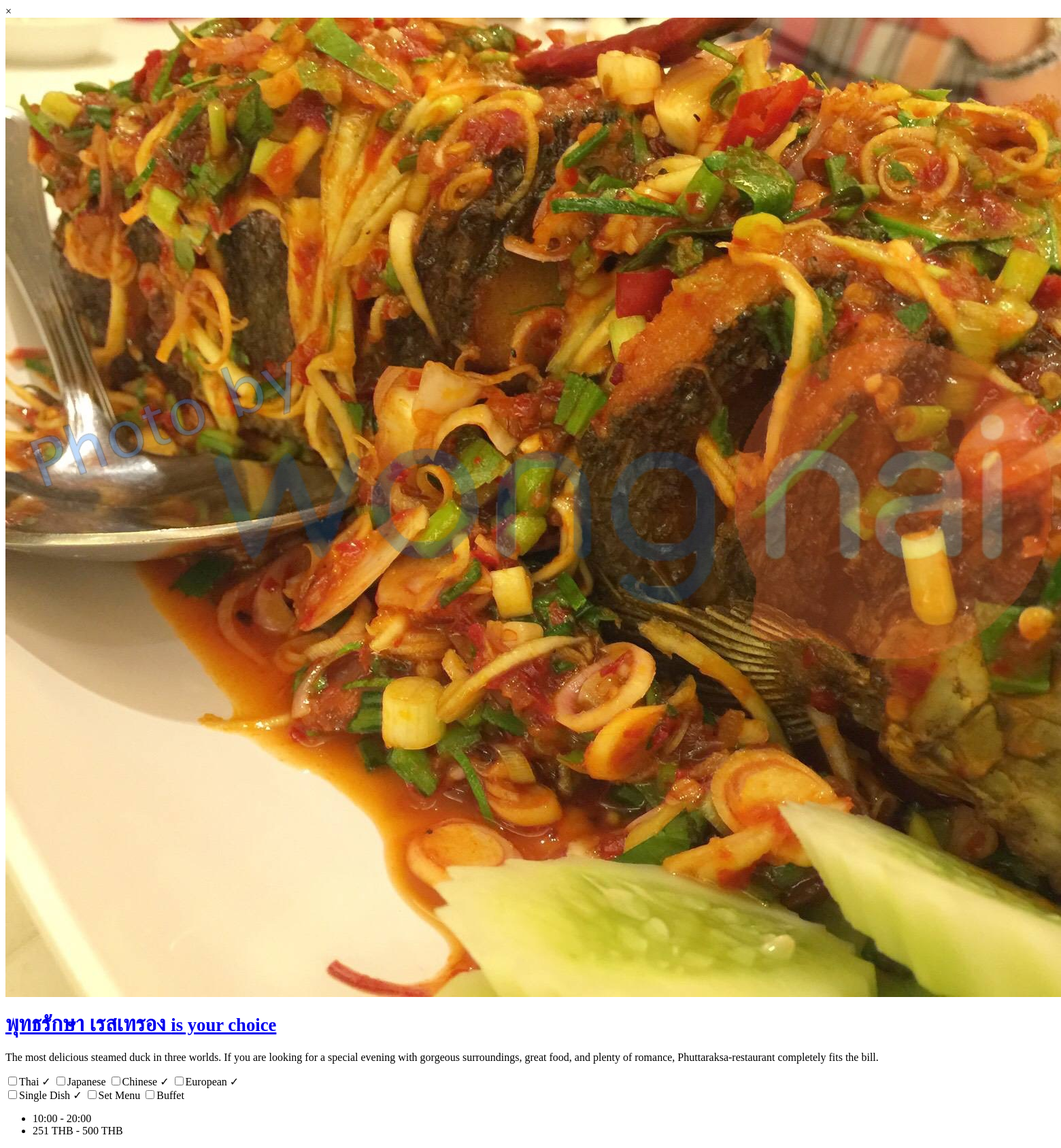
The page /recommend.php (signed in) on the database its author committed.
### tables this page shows
CREATE TABLE `restaurant` (
  `RestaurantID` int(11) NOT NULL,
  `Name` varchar(255) NOT NULL,
  `MinPrice` int(11) NOT NULL,
  `MaxPrice` int(11) DEFAULT NULL,
  `Location` varchar(255) NOT NULL,
  `Type` varchar(255) NOT NULL,
  `OpenTime` double NOT NULL,
  `CloseTime` double NOT NULL,
  `Promotion` varchar(255) DEFAULT NULL,
  `Description` text NOT NULL
);

### dbconnect.php (called while the page is built, shortened)
<?php
  function _imgurl($id, $subid) {
    $imgname = sprintf("%04d", $id);
    $imgurl = "Picture/".$imgname.'/'.$imgname.'-'.$subid.'.jpg';
    return $imgurl;
  }
  function imgurl($id) {
    return _imgurl($id, 1 + (rand() % 4));
  }
  function totime($input) {
    $minutes = $input - floor($input);
    return gmdate("H:i", $minutes * 6000 + floor($input) * 3600);
  }
  function isresopen($opentime, $closetime) {
    $currenttime = doubleval(date('H.i'));
    return $opentime <= $currenttime && $currenttime <= $closetime;
  }
?>

### recommend.php (the view, shortened to what this page needs)
<?php
  include_once("dbconnect.php");
  $loggedin = isset($_SESSION['Username']);
  $range = 5;
  $ids = array();
  if (!$loggedin) {
    $revs = mysqli_query($con, "select RestaurantID, avg(Rating) as avr from rating group by RestaurantID order by avr desc limit ".$range);
    while ($rev = mysqli_fetch_assoc($revs))
      array_push($ids, $rev['RestaurantID']);
  } else {
    $selecty = mysqli_query($con, "select r.RestaurantID, r.Rating, u.FoodPreferences, res.Type, res.OpenTime, res.CloseTime, res.MinPrice, res.MaxPrice, res.Location from rating as r, user as u, restaurant as res where r.UserID = ".$_SESSION['ID']." and u.UserID = r.UserID and r.RestaurantID = res.RestaurantID order by Rating desc limit ".$range);
    while ($myres = mysqli_fetch_assoc($selecty)) {
      if (!isresopen($myres['OpenTime'], $myres['CloseTime']))
        continue;
      array_push($ids, $myres['RestaurantID']);
    }
  }
  $rsize = sizeof($ids);
  $ID = $rsize != 0 ? $ids[rand() % min($range, $rsize)] : -1;
  $res = mysqli_fetch_assoc(mysqli_query($con, "select * from restaurant where RestaurantID = '$ID' limit 1"));
?>
<link rel="stylesheet" type="text/css" href="assets/css/checkbox.css" />
<div class="modal-content">
  <span class="close">×</span>
  <div class="row">
    <div class="col-lg-6 col-md-6 col-sm-12 col-xs-12">
      <img class="thumbnail" id="latest-review-img" src=<?php echo imgurl($res['RestaurantID']) ?> onerror="imgerror(this);" />
    </div>
    <div id="restaurant-name" class="col-lg-6 col-md-6 col-sm-12 col-xs-12">
      <a href=view-restaurant.php?id=<?php echo $ID ?>>
        <h1><?php echo $res['Name'] ?>
          <b><small> is your choice</small></b>
        </h1>
      </a>
    </div>
    <div class="col-lg-6 col-md-6 hidden-sm hidden-xs">
      <p><?php echo $res['Description'] ?></p>
    </div>
    <div class="col-lg-6 col-md-6">
      <?php $combine = 1; include('food-type.php'); ?>
    </div>
    <div class="col-lg-6 col-md-6">
      <?php
        $opentime = totime($res['OpenTime']);
        $closetime = totime($res['CloseTime']);
        $minprice = $res['MinPrice'].' THB';
        $maxprice = $res['MaxPrice'].' THB';
      ?>
      <ul class="pager">
        <li>
          <span <?php if (!isresopen($opentime, $closetime)) echo 'style="color:red;"';  ?>><?php echo $opentime . ' - ' . $closetime ?></span>
        </li>
        <li>
          <span><?php echo $minprice . ' - ' . $maxprice ?></span>
        </li>
      </ul>
    </div>
  </div>
</div>

### food-type.php (shortened to what this page needs)
<div class="row text-center">
  <div class="btn-group btn-group-justified" role="group" id="foodtype" data-toggle="buttons">
    <?php if (strpos($res['Type'], '01') !== false) { ?>
    <label class="btn btn-success active"> <?php } else { ?> <label class="btn btn-success"> <?php } ?>
      <input type="checkbox"><span id="long">Thai</span><span id="short">&#x1F1F9;&#x1F1ED;</span>
    </label>
    <?php if (strpos($res['Type'], '02') !== false) { ?>
    <label class="btn btn-warning active"> <?php } else { ?> <label class="btn btn-warning"> <?php } ?>
      <input type="checkbox"><span id="long">Japanese</span><span id="short">&#x1F1EF;&#x1F1F5;</span>
    </label>
    <?php if (strpos($res['Type'], '03') !== false) { ?>
    <label class="btn btn-danger active"> <?php } else { ?> <label class="btn btn-danger"> <?php } ?>
      <input type="checkbox"><span id="long">Chinese</span><span id="short">&#x1F1E8;&#x1F1F3;</span>
    </label>
    <?php if (strpos($res['Type'], '04') !== false) { ?>
    <label class="btn btn-primary active"> <?php } else { ?> <label class="btn btn-primary"> <?php } ?>
      <input type="checkbox"><span id="long">European</span><span id="short">&#x1F1EA;&#x1F1FA;</span>
    </label>
  </div>
  <div class="btn-group btn-group-justified" role="group" id="dishtype" data-toggle="buttons">
    <?php if (strpos($res['Type'], '11') !== false) { ?>
    <label class="btn btn-default active"> <?php } else { ?> <label class="btn btn-default"> <?php } ?>
      <input type="checkbox"><span id="long">Single Dish</span><span id="short">&#x1F35A;</span>
    </label>
    <?php if (strpos($res['Type'], '12') !== false) { ?>
    <label class="btn btn-default active"> <?php } else { ?> <label class="btn btn-default"> <?php } ?>
      <input type="checkbox"><span id="long">Set Menu</span><span id="short">&#x1F371;</span>
    </label>
    <?php if (strpos($res['Type'], '13') !== false) { ?>
    <label class="btn btn-default active"> <?php } else { ?> <label class="btn btn-default"> <?php } ?>
      <input type="checkbox"><span id="long">Buffet</span><span id="short">&#x1F374;</span>
    </label>
  </div>
</div>

### assets/css/checkbox.css (style rules this page uses)
.btn-group>.btn { margin-bottom: 5px !important; }
.btn.active span:after { content: ' \2713'; }

### recommend.php (style rules this page uses)
.btn-group>.btn { width:inherit; }

### rows shown on the page
restaurant: Name "พุทธรักษา เรสเทรอง", Description "The most delicious steamed duck in three worlds. If you are looking for a special evening with gorgeous surroundings, great food, and plenty of romance, Phuttaraksa-restaurant completely fits the bill.", OpenTime "10:00", CloseTime "20:00", MinPrice "251 THB", MaxPrice "500 THB"
